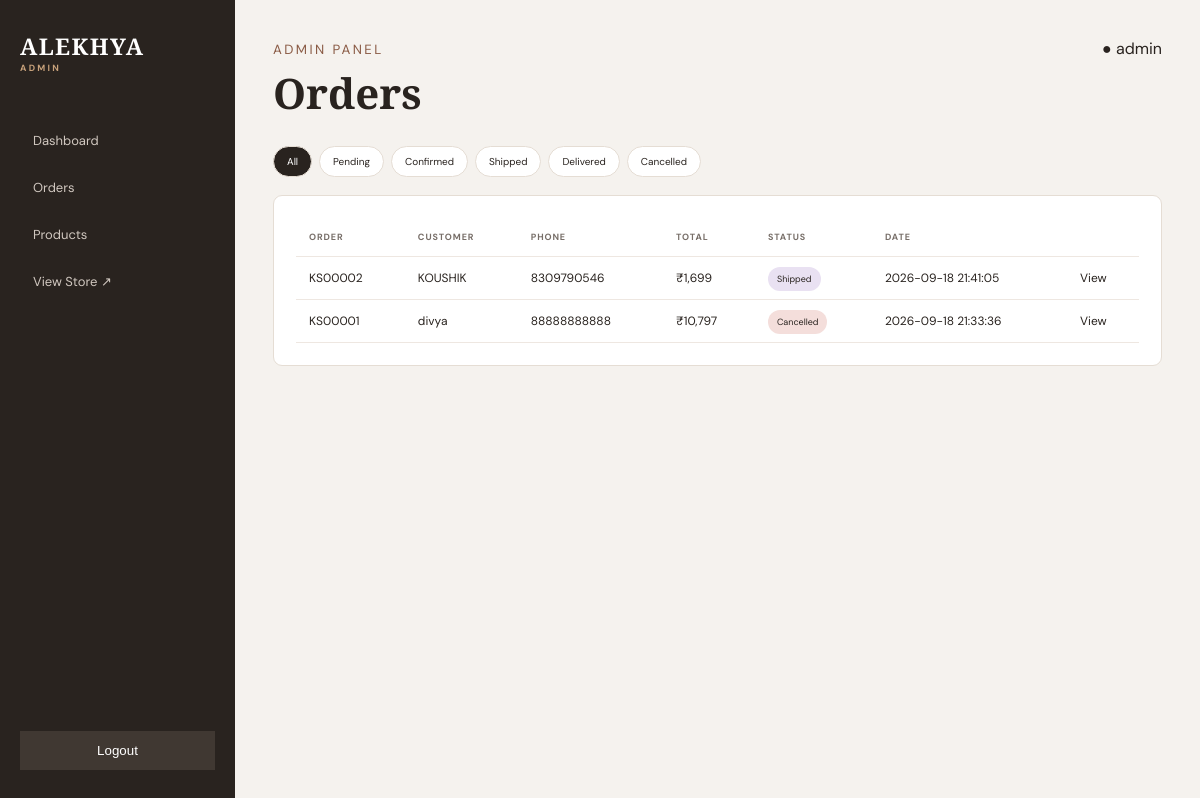
The app's page /admin/orders (signed in) with its own data.
### tables this page shows
CREATE TABLE orders(
    id INTEGER PRIMARY KEY AUTOINCREMENT,order_code TEXT UNIQUE,customer_name TEXT NOT NULL,
    phone TEXT NOT NULL,address TEXT NOT NULL,total INTEGER NOT NULL,shipping INTEGER DEFAULT 0,
    status TEXT DEFAULT 'Pending',created_at TEXT DEFAULT CURRENT_TIMESTAMP);

### app.py (the view)
@app.route("/admin/orders")
@admin_required
def admin_orders():
    s=request.args.get("status","All"); c=db(); orders=c.execute("SELECT * FROM orders "+("" if s=="All" else "WHERE status=? ")+"ORDER BY id DESC",(() if s=="All" else (s,))).fetchall(); c.close(); return render_template("admin/orders.html",orders=orders,status=s)

### app.py (called while the page is built)
def db():
    c=sqlite3.connect(DB); c.row_factory=sqlite3.Row; c.execute("PRAGMA foreign_keys=ON"); return c

def admin_required(f):
    @wraps(f)
    def w(*a,**k):
        return f(*a,**k) if session.get("admin_id") else redirect(url_for("admin_login"))
    return w

def cart_data():
    c=db(); items=[]; total=0; count=0
    for pid,qty in session.get("cart",{}).items():
        p=c.execute("SELECT * FROM products WHERE id=? AND active=1",(int(pid),)).fetchone()
        if p:
            sub=p["price"]*qty; items.append({"product":p,"qty":qty,"subtotal":sub}); total+=sub; count+=qty
    c.close(); return items,total,count

@app.context_processor
def ctx(): return {"cart_count":cart_data()[2]}

### templates/admin/orders.html
{% extends "admin/base.html" %}{% block heading %}Orders{% endblock %}{% block content %}<div class="tabs">{% for s in ["All","Pending","Confirmed","Shipped","Delivered","Cancelled"] %}<a class="{{'active' if status==s else ''}}" href="{{url_for('admin_orders',status=s)}}">{{s}}</a>{% endfor %}</div><section class="panel"><table><tr><th>Order</th><th>Customer</th><th>Phone</th><th>Total</th><th>Status</th><th>Date</th><th></th></tr>{% for o in orders %}<tr><td>{{o.order_code}}</td><td>{{o.customer_name}}</td><td>{{o.phone}}</td><td>₹{{"{:,}".format(o.total+o.shipping)}}</td><td><span class="status {{o.status|lower}}">{{o.status}}</span></td><td>{{o.created_at}}</td><td><a href="{{url_for('admin_order_detail',oid=o.id)}}">View</a></td></tr>{% else %}<tr><td colspan="7">No orders.</td></tr>{% endfor %}</table></section>{% endblock %}

### templates/admin/base.html (shortened to what this page needs)
<!doctype html><html><head><link rel="stylesheet" href="{{url_for('static',filename='admin.css')}}"></head><body><aside><a class="logo" href="{{url_for('admin_dashboard')}}">ALEKHYA <span>ADMIN</span></a><nav><a href="{{url_for('admin_dashboard')}}">Dashboard</a><a href="{{url_for('admin_orders')}}">Orders</a><a href="{{url_for('admin_products')}}">Products</a><a href="{{url_for('home')}}" target="_blank">View Store ↗</a></nav><form method="post" action="{{url_for('admin_logout')}}"><button>Logout</button></form></aside><main class="admin"><header><div><small>ADMIN PANEL</small><h1>{% block heading %}{% endblock %}</h1></div><span>● {{session.get('admin_username')}}</span></header>{% block content %}{% endblock %}</main></body></html>

### static/admin.css (style rules this page uses)
* { box-sizing:border-box }
body { margin:0;background:#f5f2ee;color:#29231f;font-family:"DM Sans",sans-serif }
a { text-decoration:none;color:inherit }
aside { position:fixed;inset:0 auto 0 0;width:235px;background:#29231f;color:#fff;padding:30px 20px;display:flex;flex-direction:column }
.logo { font:600 23px "Playfair Display";letter-spacing:.06em }
.logo span { display:block;color:#c8a27b;font:700 9px "DM Sans";letter-spacing:.25em }
.logo { margin-bottom:45px }
aside nav { display:flex;flex-direction:column;gap:4px }
aside nav a { padding:13px;border-radius:7px;color:#d1c8c0;font-size:13px }
aside form { margin-top:auto }
aside button { width:100%;padding:12px;border:0;background:#403832;color:#fff }
.admin { margin-left:235px;padding:38px;max-width:1500px }
.admin header { display:flex;justify-content:space-between;align-items:start;background:transparent;border:0;position:static }
.admin header h1 { font:600 42px "Playfair Display";margin:5px 0 25px }
.admin header small { color:#8a5b45;letter-spacing:.18em }
.stats div,.panel,.formpanel { background:#fff;border:1px solid #e5ddd4;border-radius:9px;padding:22px }
table { width:100%;border-collapse:collapse;min-width:700px }
th,td { text-align:left;padding:13px;border-bottom:1px solid #eee7e1;font-size:12px }
th { font-size:9px;color:#776e68;text-transform:uppercase;letter-spacing:.1em }
.panel { overflow:auto }
.status { padding:6px 9px;border-radius:20px;font-size:9px }
.shipped { background:#e9e1f2 }
.cancelled { background:#f4dedb }
.tabs { display:flex;gap:7px;flex-wrap:wrap;margin-bottom:18px }
.tabs a { padding:8px 13px;border:1px solid #e5ddd4;background:#fff;border-radius:20px;font-size:10px }
.tabs .active { background:#29231f;color:#fff }

### records on screen
orders: order_code "KS00002", customer_name "KOUSHIK", phone "8309790546", o.total+o.shipping "1,699", status "Shipped", created_at "2026-09-18 21:41:05"
orders: order_code "KS00001", customer_name "divya", phone "88888888888", o.total+o.shipping "10,797", status "Cancelled", created_at "2026-09-18 21:33:36"

### other values on screen
{{ session.get('admin_username') }} "admin"
{{ s }} "All" "Pending" "Confirmed" "Shipped" "Delivered" "Cancelled"
